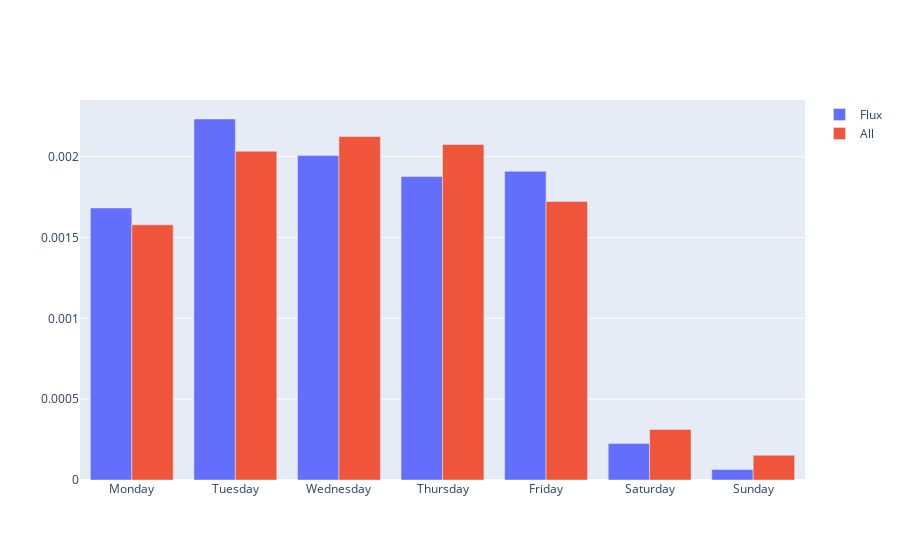

The cell this chart's notebook holds for it:
### Code cell
import plotly.graph_objects as go

fig = go.Figure(data=[
    go.Bar(name='Flux', x=days.index.values, y=days['unique_receipts']/(sum(days['unique_receipts'])*100)),
    go.Bar(name='All', x=days.index.values, y=days_all['txn_id']/(sum(days_all['txn_id'])*100))
])
# Change the bar mode
fig.update_layout(barmode='group')
fig.show()

### Figure 1 — Plotly figure (JSON) as saved in the notebook; plotly's stock layout.template omitted (floating-point values rounded to 4 significant figures)
{"data": [{"name": "Flux", "type": "bar", "x": ["Monday", "Tuesday", "Wednesday", "Thursday", "Friday", "Saturday", "Sunday"], "y": [0.001683, 0.002233, 0.002006, 0.001877, 0.001909, 0.0002265, 6.472e-05]}, {"name": "All", "type": "bar", "x": ["Monday", "Tuesday", "Wednesday", "Thursday", "Friday", "Saturday", "Sunday"], "y": [0.001578, 0.002034, 0.002124, 0.002075, 0.001722, 0.000313, 0.0001529]}], "layout": {"autosize": true, "barmode": "group", "xaxis": {"autorange": true, "range": [-0.5, 6.5], "type": "category"}, "yaxis": {"autorange": true, "range": [0, 0.002351], "type": "linear"}}}
